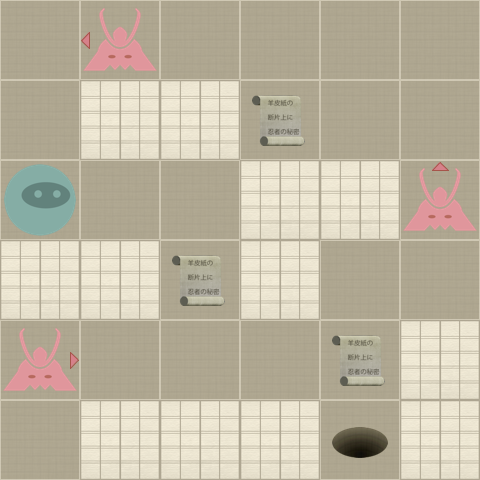

A level layout from a 2D game, rendered from its tile map. Below: a short description, then the map file with tile-grid data replaced by summaries:
An orthogonal 6x6 tile map with 80x80 px tiles, 2 tile layers (Level, Actors).

<map version="1.0" orientation="orthogonal" width="6" height="6" tilewidth="80" tileheight="80">
 <properties>
  <property name="moves" value="15" />
 </properties>
 <tileset firstgid="1" name="tiles" tilewidth="80" tileheight="80" spacing="2" margin="2">
  <image source="tiles-ipad.png" width="512" height="512" />
  <tile id="0">
   <properties>
    <property name="actor" value="exit" />
   </properties>
  </tile>
  <tile id="2">
   <properties>
    <property name="actor" value="guard" />
    <property name="direction" value="down" />
   </properties>
  </tile>
  <tile id="3">
   <properties>
    <property name="actor" value="guard" />
    <property name="direction" value="left" />
   </properties>
  </tile>
  <tile id="4">
   <properties>
    <property name="actor" value="guard" />
    <property name="direction" value="right" />
   </properties>
  </tile>
  <tile id="5">
   <properties>
    <property name="actor" value="guard" />
    <property name="direction" value="up" />
   </properties>
  </tile>
  <tile id="7">
   <properties>
    <property name="actor" value="player" />
   </properties>
  </tile>
  <tile id="8">
   <properties>
    <property name="actor" value="scroll" />
   </properties>
  </tile>
  <tile id="9">
   <properties>
    <property name="wall" value="1" />
   </properties>
  </tile>
 </tileset>
 <layer name="Level" width="6" height="6">
  <data>[36 cells, 36 non-empty, 2 distinct tile ids]</data>
 </layer>
 <layer name="Actors" width="6" height="6">
  <data>[36 cells, 8 non-empty, 6 distinct tile ids]</data>
 </layer>
</map>
